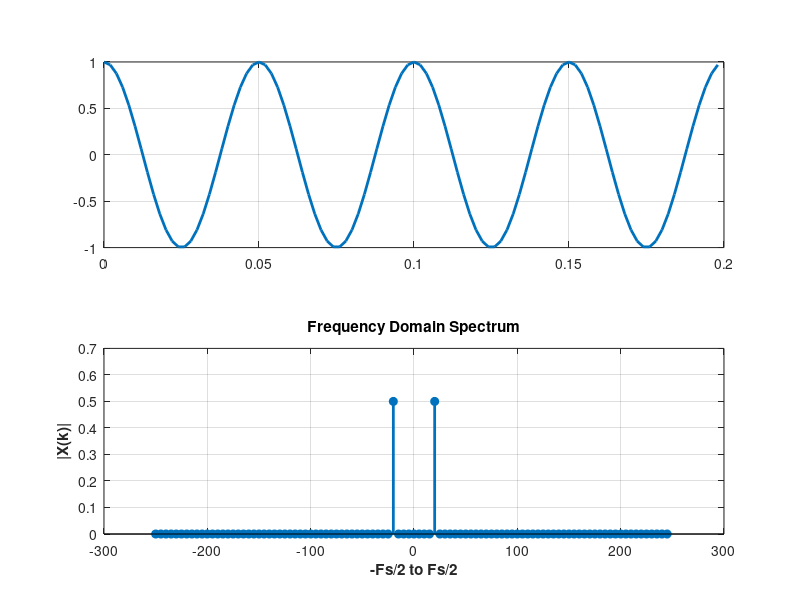

Reproduce this figure in MATLAB.
clc;close all;clear all
Fs = 500; %sampling Frequency
f = 20;   % Signal’s Frequency
N = 100; % Total number of samples
n = 0:N-1; % n represents sample number
T = 1/Fs; % T represents sampling interval i.e., time between 2 samples
t = n*T;  % t = nTs = n/Fs
x = cos(2*pi*f*t);
Xk = fft(x)/N; % Computing fft
Y = abs(Xk);
X = fftshift(abs(Xk));  
fx = -Fs/2:Fs/length(X):Fs/2-(Fs/length(X));
subplot(211)
plot(t,x,'linewidth',2);
grid on; 
subplot(212)
stem(fx,X,'filled','linewidth',2);
grid on; 
xlabel('-Fs/2 to Fs/2','fontweight','bold');
ylabel('|X(k)|','fontweight','bold');
title('Frequency Domain Spectrum');
